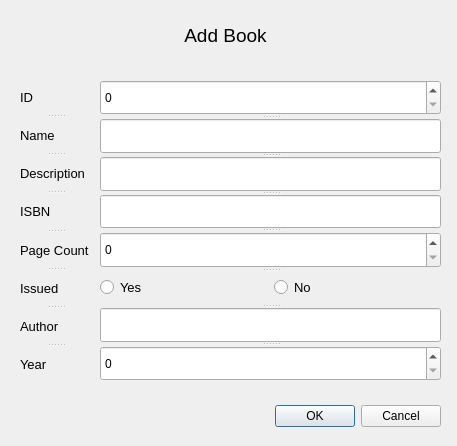
<?xml version="1.0" encoding="UTF-8"?>
<ui version="4.0">
 <class>Dialog</class>
 <widget class="QDialog" name="Dialog">
  <property name="geometry">
   <rect>
    <x>0</x>
    <y>0</y>
    <width>457</width>
    <height>446</height>
   </rect>
  </property>
  <property name="windowTitle">
   <string>Add_Book_dialog</string>
  </property>
  <widget class="QDialogButtonBox" name="buttonBox">
   <property name="geometry">
    <rect>
     <x>100</x>
     <y>400</y>
     <width>341</width>
     <height>32</height>
    </rect>
   </property>
   <property name="orientation">
    <enum>Qt::Horizontal</enum>
   </property>
   <property name="standardButtons">
    <set>QDialogButtonBox::Cancel|QDialogButtonBox::Ok</set>
   </property>
  </widget>
  <widget class="QLabel" name="label">
   <property name="geometry">
    <rect>
     <x>180</x>
     <y>20</y>
     <width>91</width>
     <height>31</height>
    </rect>
   </property>
   <property name="font">
    <font>
     <pointsize>14</pointsize>
    </font>
   </property>
   <property name="text">
    <string>Add Book</string>
   </property>
   <property name="alignment">
    <set>Qt::AlignCenter</set>
   </property>
  </widget>
  <widget class="QSplitter" name="splitter">
   <property name="geometry">
    <rect>
     <x>20</x>
     <y>80</y>
     <width>71</width>
     <height>301</height>
    </rect>
   </property>
   <property name="orientation">
    <enum>Qt::Vertical</enum>
   </property>
   <widget class="QLabel" name="label_9">
    <property name="font">
     <font>
      <pointsize>10</pointsize>
     </font>
    </property>
    <property name="text">
     <string>ID</string>
    </property>
   </widget>
   <widget class="QLabel" name="label_2">
    <property name="font">
     <font>
      <pointsize>10</pointsize>
     </font>
    </property>
    <property name="text">
     <string>Name</string>
    </property>
   </widget>
   <widget class="QLabel" name="label_3">
    <property name="font">
     <font>
      <pointsize>10</pointsize>
     </font>
    </property>
    <property name="text">
     <string>Description</string>
    </property>
   </widget>
   <widget class="QLabel" name="label_4">
    <property name="font">
     <font>
      <pointsize>10</pointsize>
     </font>
    </property>
    <property name="text">
     <string>ISBN</string>
    </property>
   </widget>
   <widget class="QLabel" name="label_5">
    <property name="font">
     <font>
      <pointsize>10</pointsize>
     </font>
    </property>
    <property name="text">
     <string>Page Count</string>
    </property>
   </widget>
   <widget class="QLabel" name="label_7">
    <property name="font">
     <font>
      <pointsize>10</pointsize>
     </font>
    </property>
    <property name="text">
     <string>Issued</string>
    </property>
   </widget>
   <widget class="QLabel" name="label_6">
    <property name="font">
     <font>
      <pointsize>10</pointsize>
     </font>
    </property>
    <property name="text">
     <string>Author</string>
    </property>
   </widget>
   <widget class="QLabel" name="label_8">
    <property name="font">
     <font>
      <pointsize>10</pointsize>
     </font>
    </property>
    <property name="text">
     <string>Year</string>
    </property>
   </widget>
  </widget>
  <widget class="QSplitter" name="splitter_2">
   <property name="geometry">
    <rect>
     <x>100</x>
     <y>80</y>
     <width>341</width>
     <height>301</height>
    </rect>
   </property>
   <property name="orientation">
    <enum>Qt::Vertical</enum>
   </property>
   <widget class="QSpinBox" name="id_spinbox">
    <property name="enabled">
     <bool>true</bool>
    </property>
   </widget>
   <widget class="QLineEdit" name="name_input"/>
   <widget class="QLineEdit" name="description_input"/>
   <widget class="QLineEdit" name="isbn_input"/>
   <widget class="QSpinBox" name="page_count_spinbox"/>
   <widget class="QWidget" name="layoutWidget">
    <layout class="QHBoxLayout" name="horizontalLayout">
     <item>
      <widget class="QRadioButton" name="yes">
       <property name="font">
        <font>
         <pointsize>10</pointsize>
        </font>
       </property>
       <property name="text">
        <string>Yes</string>
       </property>
      </widget>
     </item>
     <item>
      <widget class="QRadioButton" name="no">
       <property name="font">
        <font>
         <pointsize>10</pointsize>
        </font>
       </property>
       <property name="text">
        <string>No</string>
       </property>
      </widget>
     </item>
    </layout>
   </widget>
   <widget class="QLineEdit" name="author_input"/>
   <widget class="QSpinBox" name="year_spinbox"/>
  </widget>
 </widget>
 <resources/>
 <connections>
  <connection>
   <sender>buttonBox</sender>
   <signal>accepted()</signal>
   <receiver>Dialog</receiver>
   <slot>accept()</slot>
   <hints>
    <hint type="sourcelabel">
     <x>248</x>
     <y>254</y>
    </hint>
    <hint type="destinationlabel">
     <x>157</x>
     <y>274</y>
    </hint>
   </hints>
  </connection>
  <connection>
   <sender>buttonBox</sender>
   <signal>rejected()</signal>
   <receiver>Dialog</receiver>
   <slot>reject()</slot>
   <hints>
    <hint type="sourcelabel">
     <x>316</x>
     <y>260</y>
    </hint>
    <hint type="destinationlabel">
     <x>286</x>
     <y>274</y>
    </hint>
   </hints>
  </connection>
 </connections>
</ui>
